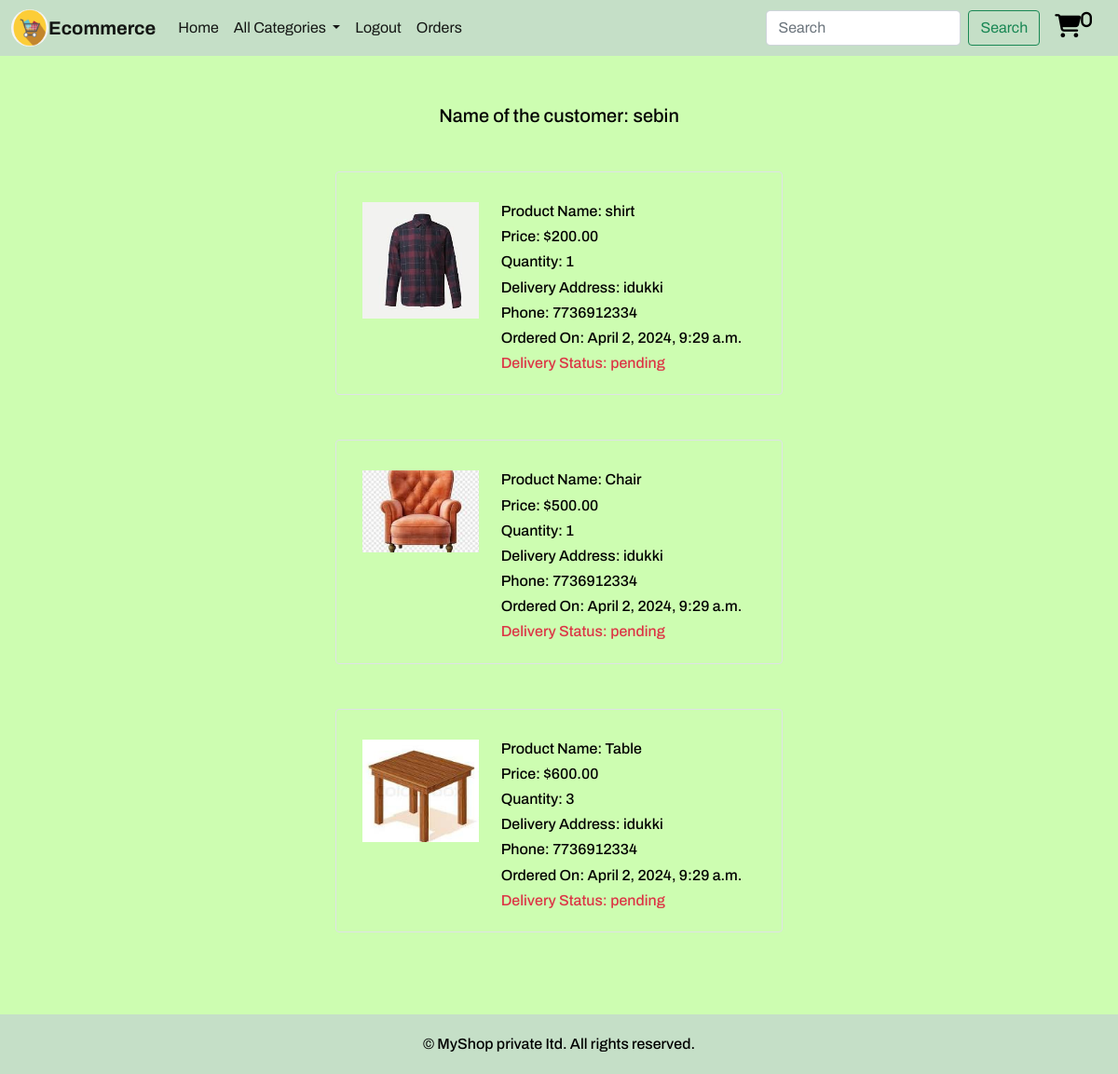
/cart/orderview/ (signed in), run on the app's committed database.
### cart/models.py (models this page shows, shortened)
class Order(models.Model):
    address=models.TextField()
    phone=models.BigIntegerField()
    Product = models.ForeignKey (product,on_delete=models.CASCADE)
    user=models.ForeignKey(User,on_delete=models.CASCADE)
    no_of_item=models.IntegerField()
    ordered_date=models.DateTimeField(auto_now_add=True)
    order_status=models.CharField(max_length=30,default="pending")
    delivery_status=models.CharField(max_length=30,default="pending")

### shop/models.py (models this page shows, shortened)
class product(models.Model):
    name = models.CharField(max_length=20)
    desc = models.TextField()
    price=models.DecimalField(max_digits=10,decimal_places=2)
    image = models.ImageField(upload_to='product', null=True, blank=True)
    stock=models.IntegerField()
    available=models.BooleanField(default=True)
    created=models.DateTimeField(auto_now_add=True)         #only once or one time
    updated=models.DateTimeField(auto_now=True)             #every time we update records
    Category=models.ForeignKey(category,on_delete=models.CASCADE)

### cart/views.py (the view)
# urls.py: path('orderview/',views.orderview,name="orderview"),
def orderview(request):
    u=request.user
    o=Order.objects.filter(user=u)
    return render(request,'orderview.html',{'o':o,'u':u})

### cart/context_processors.py (called while the page is built)
def total(request):
    if request.user.is_authenticated:
        user_cart = Cart.objects.filter(user=request.user)
        total_quantity = sum(cart_item.quantity for cart_item in user_cart)
        return {'Total': total_quantity}
    else:
        return {'Total': 0}

### shop/context_processors.py (called while the page is built)
def links(request):
    c=category.objects.all()
    return{'links':c}

### templates/orderview.html (shortened to what this page needs)
{% extends 'base.html' %}
{% load static %}
{% block content %}
<div class="container mt-5">
    <h5 class="text-center">Name of the customer: {{ u }}</h5>
    {% for order in o %}
    <div class="row m-5 border rounded p-3">
        <div class="col-md-4 mt-3">
            <img src="{{ order.Product.image.url }}" class="img-fluid" alt="{{ order.Product.name }}">
        </div>
        <div class="col-md-8 mt-3">
            <h6>Product Name: {{ order.Product.name }}</h6>
            <h6>Price: ${{ order.Product.price }}</h6>
            <h6>Quantity: {{ order.Product.stock }}</h6>
            <h6>Delivery Address: {{ order.address }}</h6>
            <h6>Phone: {{ order.phone }}</h6>
            <h6>Ordered On: {{ order.ordered_date }}</h6>
            <h6 class="text-danger">Delivery Status: {{ order.delivery_status }}</h6>
        </div>
    </div>
    {% endfor %}
</div>
{% endblock %}

### templates/base.html (shortened to what this page needs)
<!DOCTYPE html>
{% load static  %}
<html lang="en">
<head>
    <link href="https://cdn.jsdelivr.net/npm/bootstrap@5.0.2/dist/css/bootstrap.min.css" rel="stylesheet">
  <link rel="stylesheet" href="https://cdnjs.cloudflare.com/ajax/libs/font-awesome/6.5.1/css/all.min.css" />
    <link rel="stylesheet" href="{% static 'css/style.css' %}">
</head>
<body>
<header>
<nav class="navbar navbar-expand-lg navbar-light  mb-1">
  <div class="container-fluid">
      <img src="{%static 'images/logo.jpg' %}" height="40px" width="40px" alt="the logo image" style="border-radius: 50%;">
    <a class="navbar-brand fw-bold" href="{% url 'shop:allcat' %}">Ecommerce</a>
    <div class="collapse navbar-collapse" id="navbarSupportedContent">
      <ul class="navbar-nav me-auto mb-2 mb-lg-0">
        <li class="nav-item">
          <a class="nav-link active fw-bolder" aria-current="page" href="{% url 'shop:allcat' %}">Home</a>
        </li>
        <li class="nav-item dropdown">
          <a class="nav-link active fw-bolder dropdown-toggle" href="#" id="navbarDropdown" role="button" data-bs-toggle="dropdown" aria-expanded="false">
            All Categories
          </a>
        </li>
        {% if user.is_authenticated %}
        <li class="nav-item">
          <a class="nav-link active fw-bolder" aria-current="page" href="{% url 'shop:logout' %}">Logout</a>
        </li>
        {% if user.is_superuser != True %}
 <li class="nav-item">
          <a class="nav-link active fw-bolder" aria-current="page" href="{% url 'cart:orderview' %}">Orders</a>
        </li>
        {% endif %}
        {% endif %}
      </ul>
      <form  method="POST" class="d-flex" action="{% url 'search:searchproducts' %}">
        <input class="form-control me-2" type="search"  name="q" placeholder="Search" aria-label="Search">
        <button class="btn btn-outline-success" type="submit">Search</button>
      </form>
       {% if user.is_authenticated %}
          {% if user.is_superuser != True %}
            <a class="nav-link active fw-bolder" aria-current="page" href="{% url 'cart:cartview' %}">
              <i class="fa-solid fa-cart-shopping" style="color:black; font-size:25px;"><sup>{{Total}}</sup></i>
            </a>
          {% endif %}
       {% endif %}
    </div>
  </div>
</nav>
  </header>
{% block content %}{% endblock %}
<div class="content"></div>
  <footer>
    <div class="footer">&copy;
      <span>MyShop private Itd. All rights reserved.</span>
    </div>
  </footer>
</body>
</html>

### static/css/style.css (style rules this page uses)
body { color:#000000; margin: 0; padding: 0; display: flex; flex-direction: column; min-height: 100vh; background-color:#c7fda8e3; font-family: "Archivo", sans-serif; font-optical-sizing: auto; font-weight:300; font-style: normal; font-variation-settings: "wdth" 100; }
.navbar { background-color:#c5dccae8; }
.content { flex-grow: 1; padding: 20px; }
.footer { background-color: #c5dccae8; padding: 20px; font-weight: 500; text-align: center; }
.container { max-width: 600px; }

### data on the page
Order: Product.image (picture), Product.name "shirt", Product.price "200.00", Product.stock "1", address "idukki", phone "7736912334", ordered_date "April 2, 2024, 9:29 a.m.", delivery_status "pending"
Order: Product.image (picture), Product.name "Chair", Product.price "500.00", Product.stock "1", address "idukki", phone "7736912334", ordered_date "April 2, 2024, 9:29 a.m.", delivery_status "pending"
Order: Product.image (picture), Product.name "Table", Product.price "600.00", Product.stock "3", address "idukki", phone "7736912334", ordered_date "April 2, 2024, 9:29 a.m.", delivery_status "pending"

### other printed values
{{ Total }} "0"
{{ u }} "sebin"
